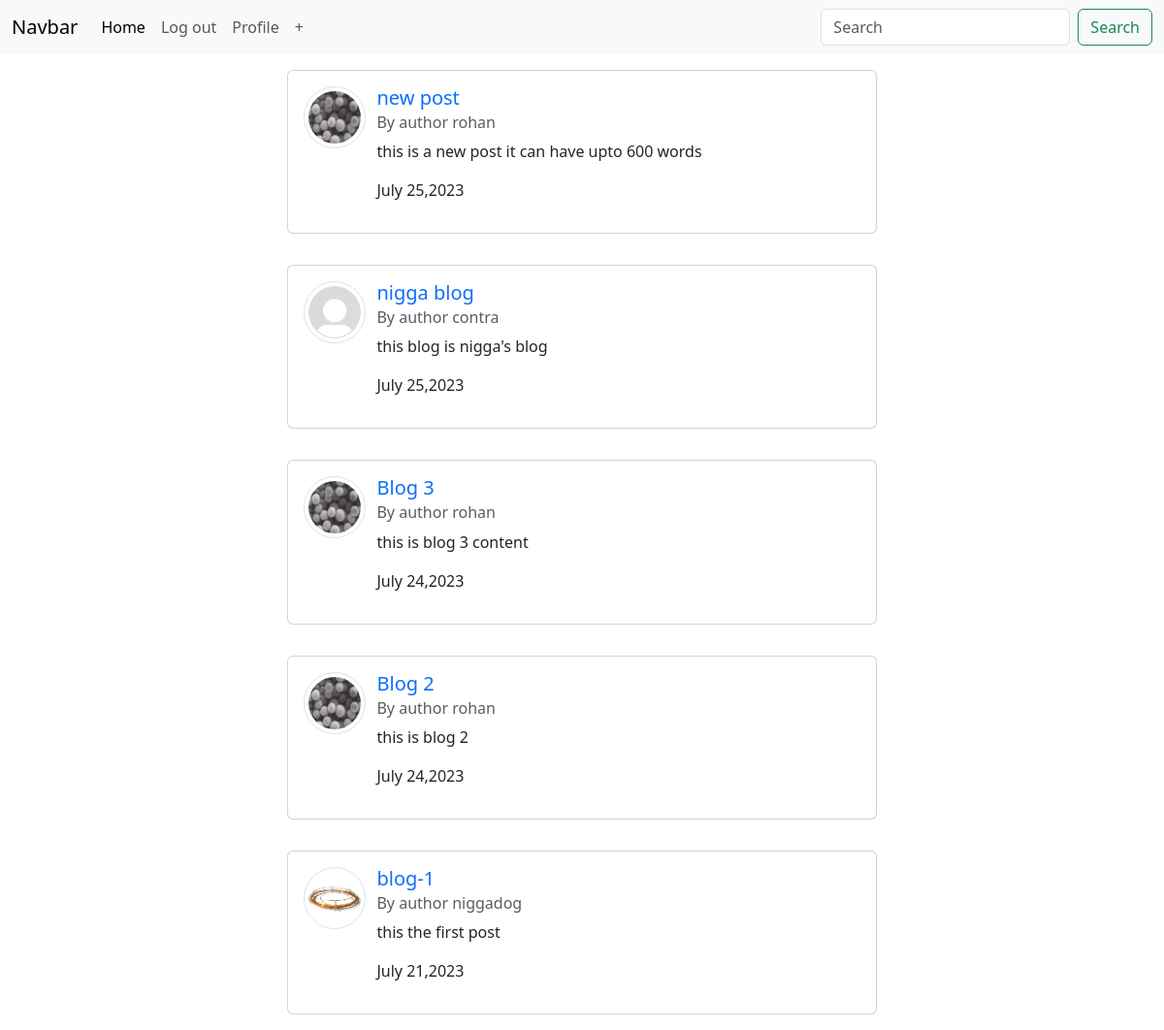
Screenshot of / (signed in) with the database file from the repository.
### blog/models.py (models this page shows, shortened)
class post(models.Model):
    title = models.CharField(max_length=50)
    content =models.CharField(max_length=500)
    author = models.ForeignKey(User , on_delete=models.CASCADE)
    date = models.DateTimeField(default= timezone.now)

### users/models.py (models this page shows, shortened)
class Profile (models.Model):
    user=models.OneToOneField(User, on_delete=models.CASCADE)
    image = models.ImageField(default ='default.jpg', upload_to='profile_pics')

### blog/views.py (the view)
# urls.py: path("", PostListView.as_view(), name="home"),
class PostListView(ListView):
    model = post
    template_name ='home.html'
    context_object_name ='posts'
    ordering = ['-date']

### templates/home.html
{% extends 'index.html' %}
{% block body %}
{% for posts in posts %}
<div style="display: flex;flex-direction: column; max-width :80% ;">
<div class="c" style="display:flex; ;align-items:center;justify-content: center; align-items:center; margin: 2.5%;">
<div class="card" style="width: 50rem; display:flex;">
  <div class="card-body" style="display:flex">
    <img class="rounded-circle img-thumbnail" style="height:64px; width:64px"src="{{posts.author.profile.image.url}}">
    <div style="display: flex; flex-direction: column; margin-left: 2%;">
    <h5 class="card-title"><a style="text-decoration: none;" href="{%url 'post-detail' posts.id %}">{{posts.title}}</a></h5>
    <h6 class="card-subtitle mb-2 text-body-secondary">By author {{posts.author}}</h6>
    <p class="card-text">{{posts.content}}</p>
    <p class="">{{posts.date|date:"F d,Y"}}</p>
  </div>
  </div>
</div>
</div>
</div>
{% endfor %}
{% endblock body %}

### rows the page displays
post: author.profile.image (picture), title "new post", author "rohan", content "this is a new post it can have upto 600 words", date "July 25,2023"
post: author.profile.image (placeholder picture), title "nigga blog", author "contra", content "this blog is nigga's blog", date "July 25,2023"
post: author.profile.image (picture), title "Blog 3", author "rohan", content "this is blog 3 content", date "July 24,2023"
post: author.profile.image (picture), title "Blog 2", author "rohan", content "this is blog 2", date "July 24,2023"
post: author.profile.image (picture), title "blog-1", author "niggadog", content "this the first post", date "July 21,2023"
